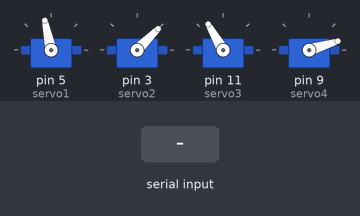
This sketch was run on a simulated Arduino Uno, built with avr-gcc and run on an emulated ATmega328P. On the bench: 4 × servo. The test bench sets the inputs (shaded band). What the sketch prints to the serial monitor is not drawn.

Above: at 1.2 s.
1.3 s: "1" received over Serial
2.8 s: "0" received over Serial
4.3 s: "2" received over Serial
At 4.6 s:
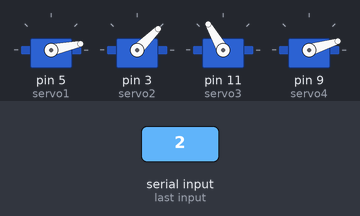
At 6.9 s:
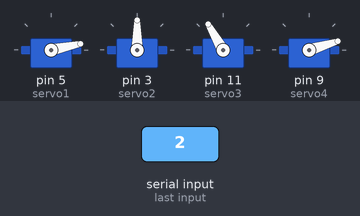
Timing chart, 0 to 8.4 s (numbered marks = the images above; inputs shaded):
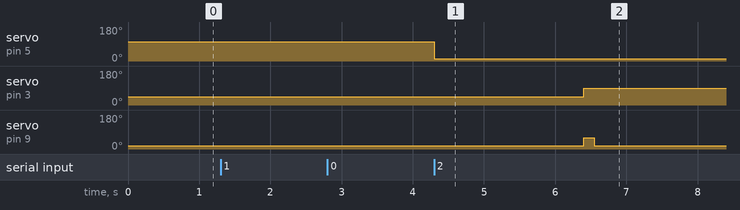

The sketch:

servo_ohyes_change.ino
```cpp
/****羽良工作室科技分享会 ****/
/**********小机械臂***********/
/******科技实践部_徐杰 *******/
/*工作邮箱  xujie@yullion.com*/
/******内部资料,谢绝外传******/
/*****************************/

#include"Servo.h"
#include"math.h"
#define A 102                                    //保证机械臂与目标在同一条直线上的舵机
#define D 17
int B=45;                                    //  中下舵机,角度越小越下(45--90)
int C=120;                                  //  中上舵机,角度越小越下(30--120)                                   //  夹子
int j,k;
const float u=3.141592/180;
const int R=2.5/(cos(50*u)-cos(70*u)),r=1.2/(cos(39*u)-cos(59*u));
int angle(float x,float y);
Servo servo1;
Servo servo2;
Servo servo3;
Servo servo4;
void setup()
{
   Serial.begin(9600);
   servo1.attach(5);
   servo2.attach(3);
   servo3.attach(11);
   servo4.attach(9);
   servo1.write(A);                            //保证机械臂与目标在同一条直线上的舵机初始值
   servo2.write(B);                            //中下舵机初始值
   servo3.write(C);                            //中上舵机初始值
   servo4.write(D);                            //夹子初始值
}
void loop()
{
    float a;
    char x,y,z;
    Serial.flush();
    Serial.print("enter x coordinate(cm) between 1 to 9");
    while(Serial.available()==0)
    {}
    x =(Serial.read());
    x-='0';
    x=map(x,1,9,-4,4);
    Serial.print(x,DEC);
    Serial.print("enter y coordinate(cm) between 4 to 9");
    while(Serial.available()==0)
    {}
    y =(Serial.read());
    y-='0';
    Serial.print(y,DEC);
    Serial.print("enter z coordinate(cm)");
     while(Serial.available()==0)
    {}
    z =(Serial.read());
    z-='0';
    Serial.print(z,DEC);
    a=x/(y+4);                                                   //由于原点不同,因此y坐标要加一个距离.
    if(a!=0)
      {
      if((a-(1.0/6.0)*pow(a,3))/u>0)
        servo1.write(12+(180-(a-(1.0/6.0)*pow(a,3))*3.141592/180));            //三阶泰勒公式模拟反三角函数,底座舵机旋转
      else
        servo1.write(12-(a-(1.0/6.0)*pow(a,3))*3.141592/180);
      }
    else
      servo1.write(A);
    angle(y,z);
    servo2.write(j);                            //中下舵机旋转.
    servo3.write(k);                            //中上舵机旋转.
    servo4.write(60);
    delay(150);
    servo4.write(D);
    delay(150);
}


int angle(float y,float z)
{
    for(j=45;j<90;j++)
   {
     for(k=30;k<120;k++)
    {
     if(abs(R*(cos(k*u)-cos(C*u))+ r*(cos(j*u)-cos(B*u))-y)<0.1 && abs(R*(sin(k*u)-sin(C*u))+r*(sin(j*u)-sin(B*u))-z)<0.1 )        //后面的角度见前面的角度!!!!!
        break;
    }
   }
   C=k;
   B=j;
}
```

Measured:
- after the input at 1.3 s, every drawn part: stays the same
- after the input at 2.8 s, every drawn part: stays the same
- after the input at 4.3 s, servo on pin 5 (servo1): 102° → 12° at once; servo on pin 3 (servo2): 45° → 90° after 2.1 s; servo on pin 9 (servo4): 17° → 60° after 2.1 s, → 17° 0.15 s later
